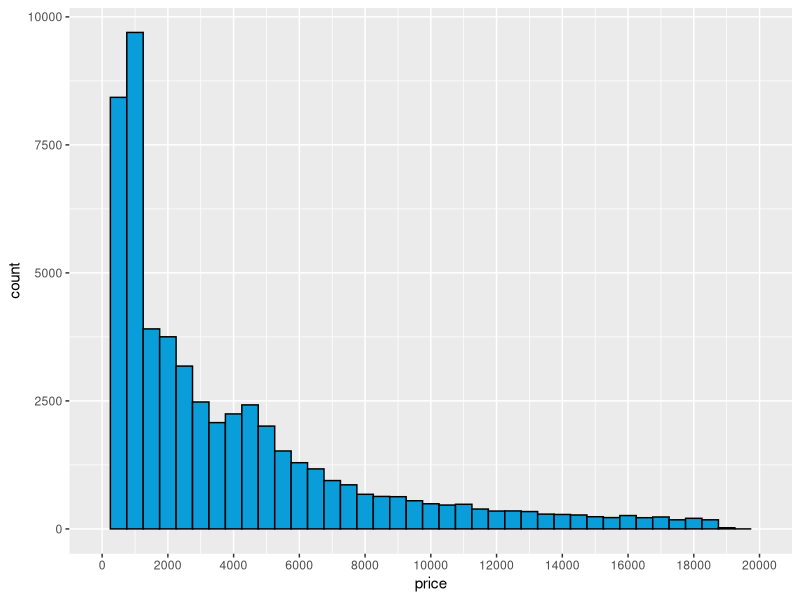
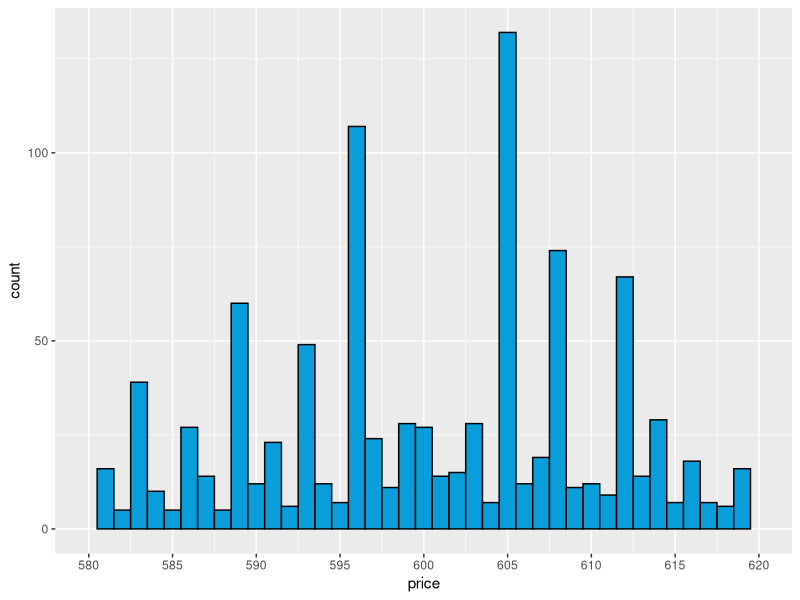
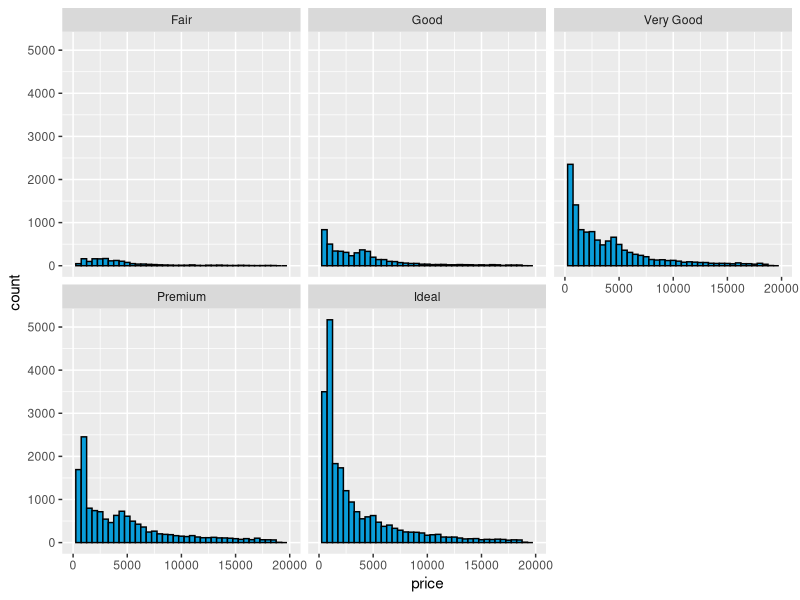
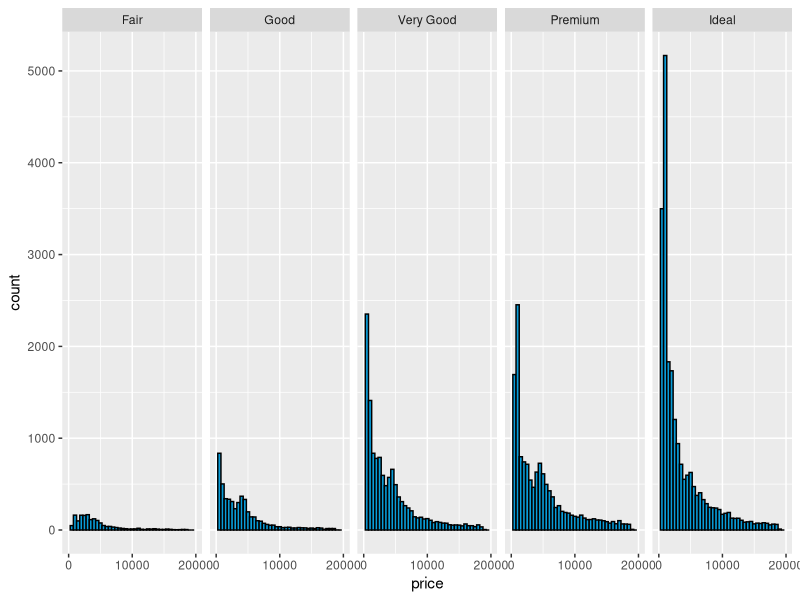
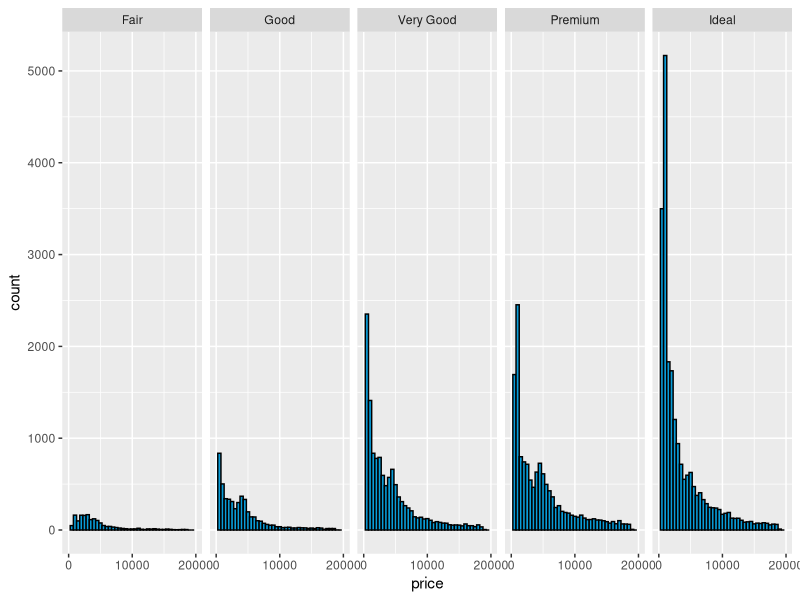

Here is the R script that generated these plots, in order:
## ---- chunk 1
install.packages('ggplot2')
library(ggplot2)

data("diamonds")
df <- diamonds
## ---- chunk 2
?diamonds
summary(df)
dim(df)
## ---- chunk 3
ggplot(aes(x = price), data = df) +
  geom_histogram(binwidth = 500,color = 'black', fill = '#099DD9')+
  scale_x_continuous(limits = c(0, 20000), breaks = seq(0, 20000, 2000)) 
## ---- chunk 4
sum(df$price < 500)
sum(df$price < 200)
sum(df$price >= 15000)
## ---- chunk 5
ggplot(aes(x = price), data = df) +
  geom_histogram(binwidth = 1 ,color = 'black', fill = '#099DD9')+
  scale_x_continuous(limits = c(580, 620), breaks = seq(580, 620, 5)) 
## ---- chunk 6
p1 <- ggplot(aes(x = price), data = df) +
  geom_histogram(binwidth = 500,color = 'black', fill = '#099DD9') +
  scale_x_continuous(limits = c(0, 20000), breaks = seq(0, 20000, 5000)) 
p1 + facet_wrap(~cut)
## ---- chunk 7
p1 <- ggplot(aes(x = price), data = df) +
  geom_histogram(binwidth = 500,color = 'black', fill = '#099DD9') +
  scale_x_continuous(limits = c(0, 20000), breaks = seq(0, 20000, 10000)) 
p1 + facet_grid(. ~ cut)
## ---- chunk 8
p1 <- ggplot(aes(x = price), data = df) +
  geom_histogram(binwidth = 500,color = 'black', fill = '#099DD9') +
  scale_x_continuous(limits = c(0, 20000), breaks = seq(0, 20000, 10000)) 
p1 + facet_grid(. ~ cut)
